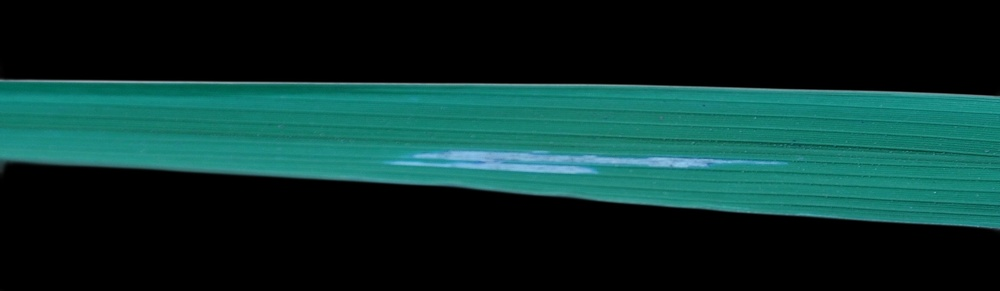
#> input picture projek_pdc/rld_img_proc/blb/DSC_0380.JPG, 1000 x 291 px, shrunk from 3081 x 897 before the run, found by its file name
$ python test-removebg-cv2.py
#> lines starting #> are read from the running program, lines starting #| are printed output that depends on the picture
import cv2
import numpy as np

# load image
img = cv2.imread('rice_leaf_diseases/bacterial_leaf_blight/DSC_0380.JPG')
#> img is the input picture: shape (291, 1000, 3); mean B, G, R 45.8, 49.2, 11.7

# convert to gray
gray = cv2.cvtColor(img, cv2.COLOR_BGR2GRAY)
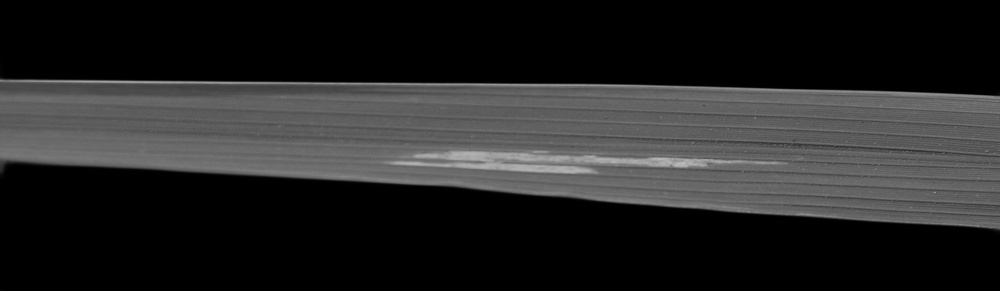
#> gray: shape (291, 1000); min 0, max 190, mean 37.6

# threshold input image as mask
mask = cv2.threshold(gray, 200, 255, cv2.THRESH_BINARY)[1]
#> mask: shape (291, 1000); every value is 0

# negate mask
mask = 255 - mask
#> mask: shape (291, 1000); every value is 255

# apply morphology to remove isolated extraneous noise
# use borderconstant of black since foreground touches the edges
kernel = np.ones((3,3), np.uint8)
mask = cv2.morphologyEx(mask, cv2.MORPH_OPEN, kernel)
mask = cv2.morphologyEx(mask, cv2.MORPH_CLOSE, kernel)

# anti-alias the mask -- blur then stretch
# blur alpha channel
mask = cv2.GaussianBlur(mask, (0,0), sigmaX=2, sigmaY=2, borderType = cv2.BORDER_DEFAULT)

# linear stretch so that 127.5 goes to 0, but 255 stays 255
mask = (2*(mask.astype(np.float32))-255.0).clip(0,255).astype(np.uint8)

# put mask into alpha channel
result = img.copy()
result = cv2.cvtColor(result, cv2.COLOR_BGR2BGRA)
result[:, :, 2] = mask
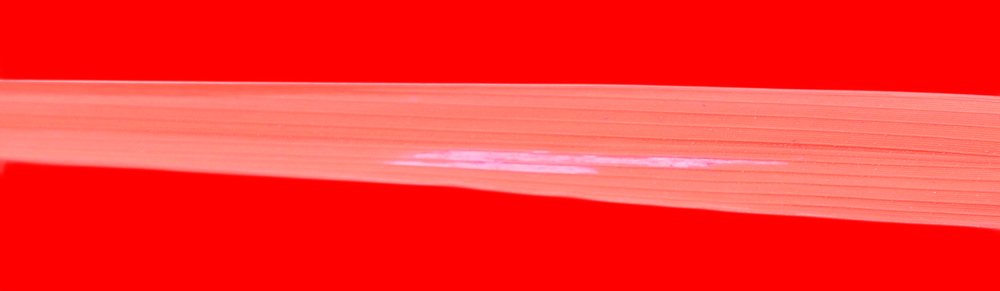
#> result: shape (291, 1000, 4); mean B, G, R, A 45.8, 49.2, 255, 255

# save resulting masked image
cv2.imwrite('person_transp_bckgrnd.png', result)

# display result, though it won't show transparency

cv2.imshow("INPUT", img)
cv2.imshow("GRAY", gray)
cv2.imshow("MASK", mask)
cv2.imshow("RESULT", result)
cv2.waitKey(0)
cv2.destroyAllWindows()

$ run again, with projek_pdc/rld_img_proc/blb/DSC_0366.jpg copied over projek_pdc/rld_img_proc/blb/DSC_0380.JPG
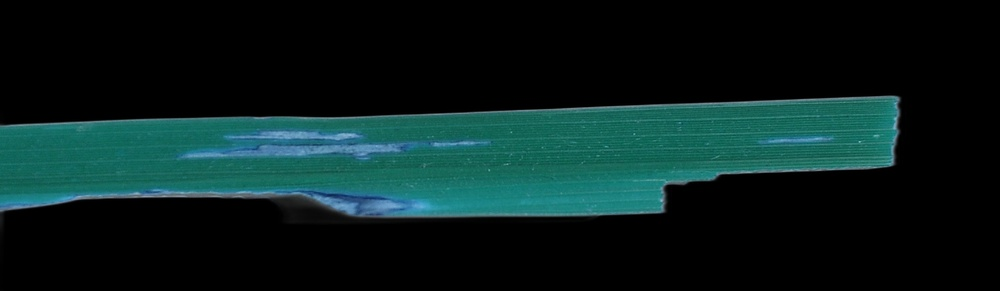
#> input picture projek_pdc/rld_img_proc/blb/DSC_0366.jpg, 1000 x 291 px, shrunk from 3081 x 897 before the run, found by its file name
#> img is the input picture: shape (291, 1000, 3); mean B, G, R 29.4, 30.5, 9.1
#> `gray = cv2.cvtColor(img, cv2.COLOR_BGR2GRAY)`:
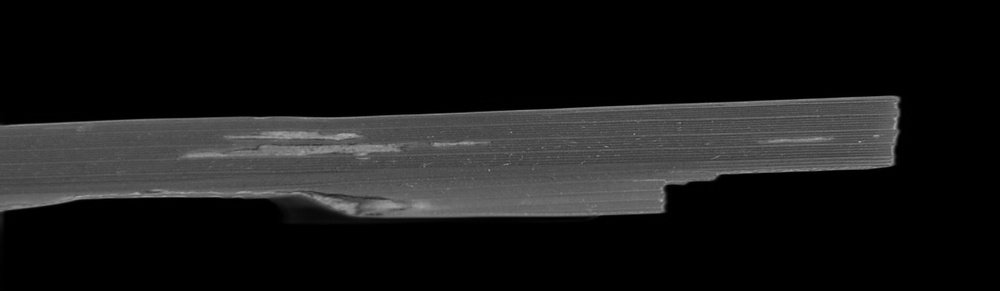
#> gray: shape (291, 1000); min 0, max 172, mean 24
#> `result[:, :, 2] = mask`:
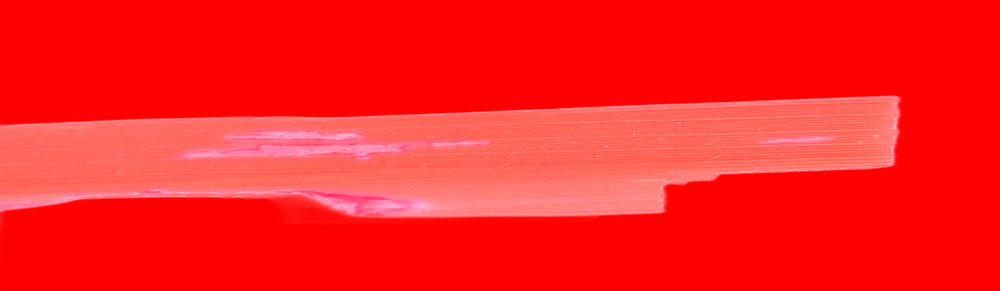
#> result: shape (291, 1000, 4); mean B, G, R, A 29.4, 30.5, 255, 255

$ run again, with projek_pdc/rld_img_proc/blb/DSC_0375.JPG copied over projek_pdc/rld_img_proc/blb/DSC_0380.JPG
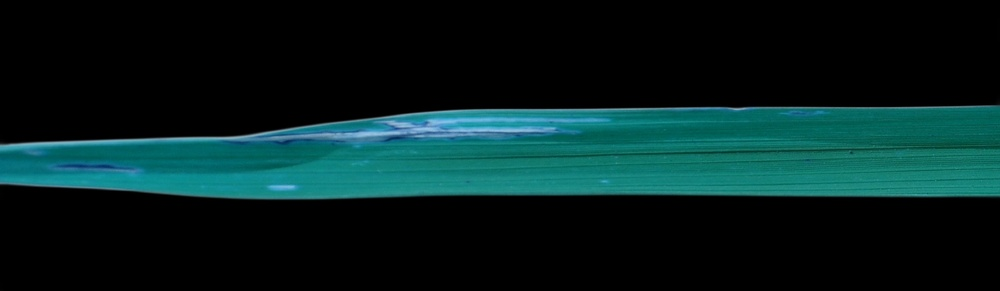
#> input picture projek_pdc/rld_img_proc/blb/DSC_0375.JPG, 1000 x 291 px, shrunk from 3081 x 897 before the run, found by its file name
#> img is the input picture: shape (291, 1000, 3); mean B, G, R 31.6, 31.9, 5.8
#> `gray = cv2.cvtColor(img, cv2.COLOR_BGR2GRAY)`:
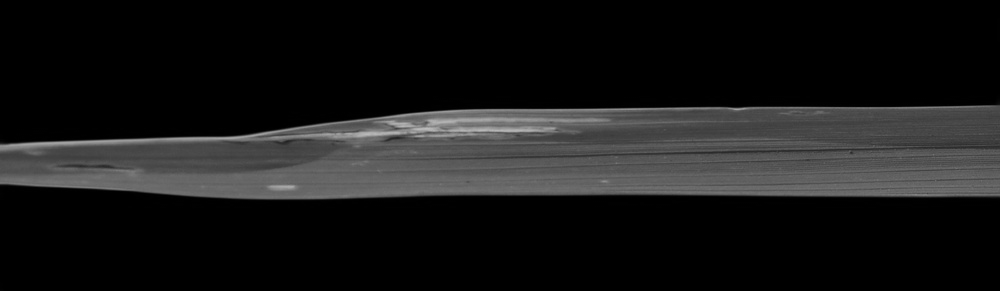
#> gray: shape (291, 1000); min 0, max 188, mean 24
#> `result[:, :, 2] = mask`:
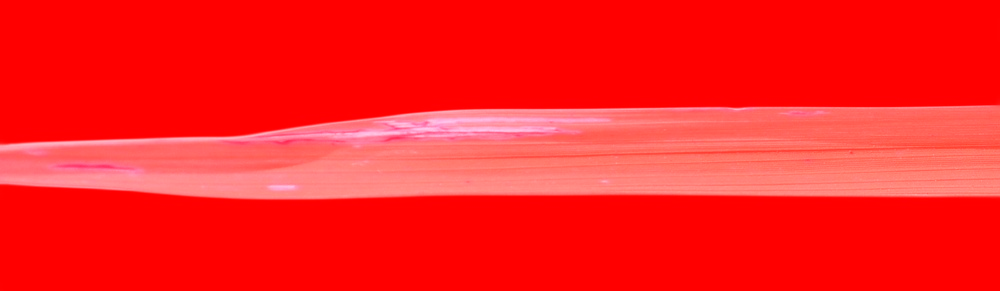
#> result: shape (291, 1000, 4); mean B, G, R, A 31.6, 31.9, 255, 255
